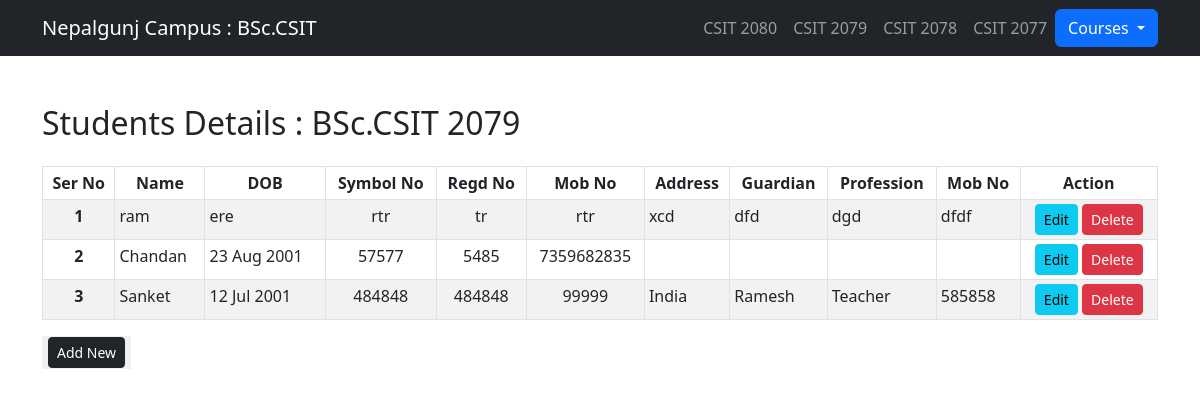
The app's page /csit/csit79 with its own data.
### csit/models.py (models this page shows, shortened)
class Csit_2079(models.Model):
    name = models.CharField(max_length=50)
    dob = models.CharField(max_length=30)
    symbol = models.CharField(max_length=20)
    reg = models.CharField(max_length=50)
    mob = models.CharField(max_length=10)
    add = models.CharField(max_length=60)
    guardian = models.CharField(max_length=50)
    prof = models.CharField(max_length=50)
    mobs = models.CharField(max_length=10)
    class Meta:
        db_table = "csit2079"

### csit/views_csit.py (the view)
# urls.py: path("/csit79", views_csit.csit79, name="csit79"),
def csit79(request):
    da = Csit_2079.objects.all()
    return render(request, "csit/csit79.html", {'da':da})

### csit/templates/csit/csit79.html (shortened to what this page needs)
{% extends 'csit/base.html' %}
 {% block title %}
<link rel="stylesheet" href="https://cdn.datatables.net/2.1.8/css/dataTables.dataTables.css" />
<link rel="stylesheet" href="//cdn.datatables.net/2.1.8/css/dataTables.dataTables.min.css">
  {% endblock %}
{% block content %}
  <body>
    <div class="container" >
        <h2 class="mb-4 mt-5">Students Details : BSc.CSIT 2079</h2>
         <table class="table table-striped table table-bordered table-hover table-sm font-size: smaller" id="myTable">
            <thead>
                <tr>
                    <th scope="col" style="text-align: center">Ser No</th>
                    <th scope="col" style="text-align: center">Name</th>
                    <th scope="col" style="text-align: center">DOB</th>
                    <th scope="col" style="text-align: center">Symbol No</th>
                    <th scope="col" style="text-align: center">Regd No</th>
                    <th scope="col" style="text-align: center">Mob No</th>
                    <th scope="col" style="text-align: center">Address</th>
                    <th scope="col" style="text-align: center">Guardian</th>
                    <th scope="col" style="text-align: center">Profession</th>
                    <th scope="col" style="text-align: center">Mob No</th>
                    <th scope="col" style="text-align: center">Action</th>
                </tr>
            </thead>
            <tbody>
                 {% for dq in da %}
                <tr>
                    <th scope="row" style="text-align: center">{{forloop.counter}}</th>
                    <td>{{dq.name}}</td>
                    <td>{{dq.dob}}</td>
                    <td style="text-align: center">{{dq.symbol}}</td>
                    <td style="text-align: center">{{dq.reg}}</td>
                    <td style="text-align: center">{{dq.mob}}</td>
                    <td>{{dq.add}}</td>
                    <td>{{dq.guardian}}</td>
                    <td>{{dq.prof}}</td>
                    <td>{{dq.mobs}}</td>
                    <td scope="row" style="text-align: center">
                         <a href="{% url 'editcsit79' dq.id %}" class="btn btn-info btn-sm">Edit</a>
                        <form action="{% url 'delcsit79' dq.id %}" method="post" class="d-inline">
                            <input type="submit" class="btn btn-danger btn-sm" value="Delete">
                        </form>
                    </td>
                </tr>
                {% endfor %}
            </tbody>
        </table>
            <button style="border: none">
            <a class="btn btn-dark btn-sm" style="text-align:center" href="{% url 'formcsit79' %}">Add New</a>
            </button>
    </div>
{% endblock %}

### records on screen
Csit_2079: name "ram", dob "ere", symbol "rtr", reg "tr", mob "rtr", add "xcd", guardian "dfd", prof "dgd", mobs "dfdf"
Csit_2079: name "Chandan", dob "23 Aug 2001", symbol "57577", reg "5485", mob "7359682835"
Csit_2079: name "Sanket", dob "12 Jul 2001", symbol "484848", reg "484848", mob "99999", add "India", guardian "Ramesh", prof "Teacher", mobs "585858"
